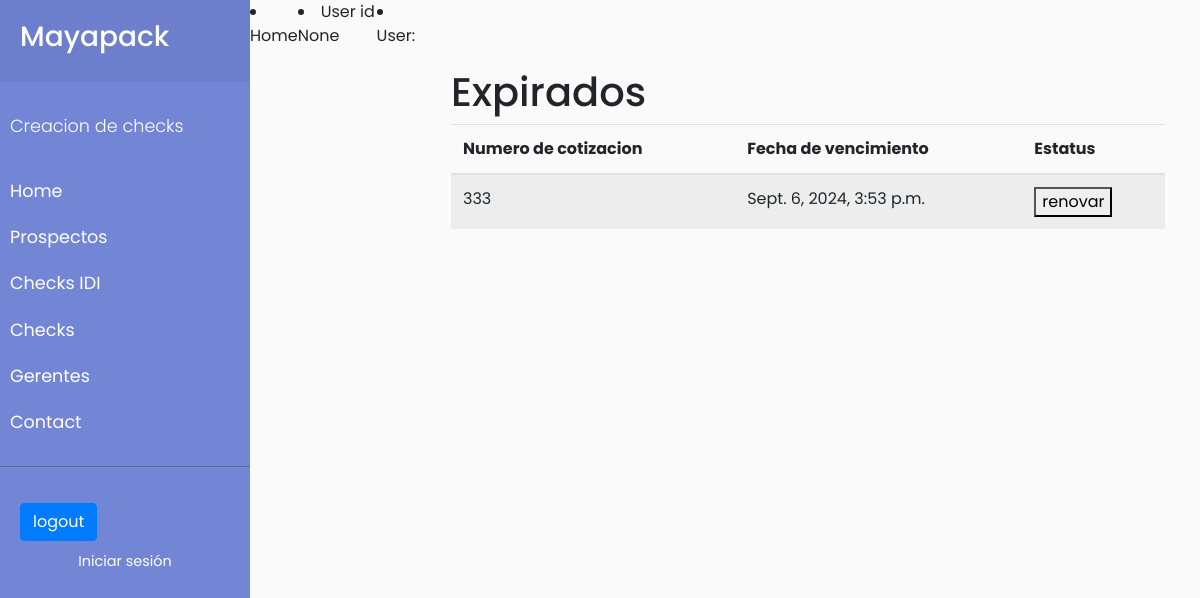
The page /renovaciones/1 on the database as committed earlier.
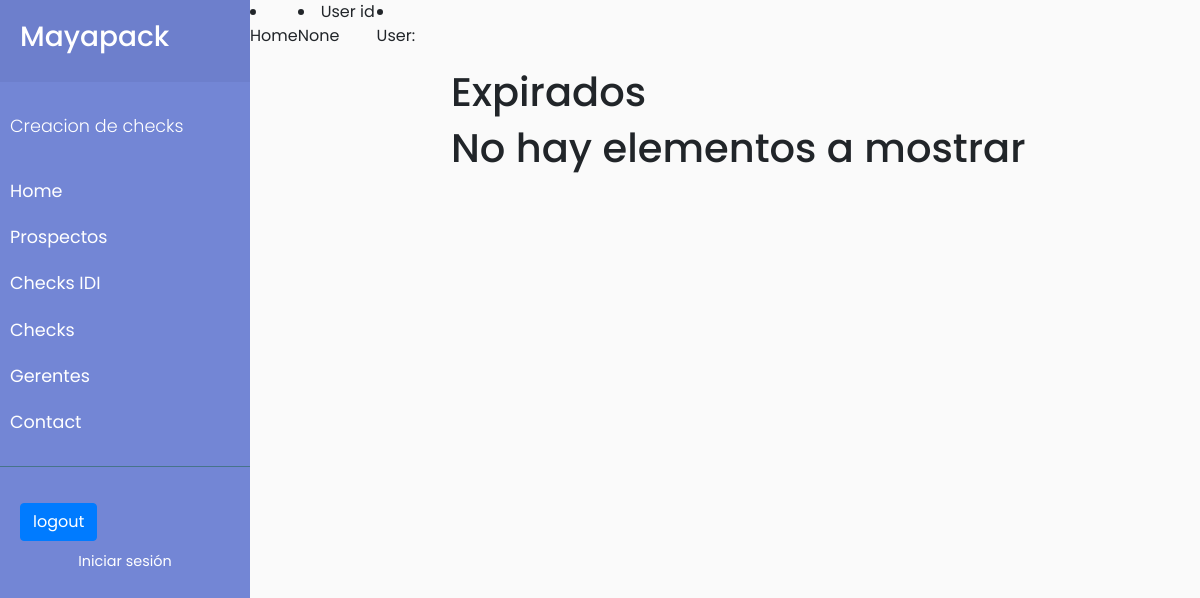
The same page on the database as committed later.
### cotizaciones/models.py (models this page shows, shortened)
class Check(models.Model):
    STATUS_CHOICES = [('pendiente', 'pendiente'),('aprobado', 'aprobado'),('rechazado', 'rechazado')]
    PRODUCT_CLASIFICATIOM= [('si', 'si'),('no', 'no')]
    nombre_gerente = models.CharField(max_length=100, null=True)
    numero_cotizacion = models.IntegerField(max_length=10, null=True,  blank=True)
    nombre_empresa = models.CharField(max_length=100, null=True, blank=True )
    nombre_proyecto = models.CharField(max_length=100, null=True, blank=True)
    volumen_estimado = models.IntegerField(null=True,blank=True)
    numero_tintas = models.IntegerField(null=True, blank=True)
    tecnologia_fabricacion = models.CharField(max_length=100, null=True, blank=True)
    lugar_entrega = models.CharField(max_length=100, null=True, blank=True)
    producto_nuevo = models.BooleanField(default=False, null=True, blank=True)
    fecha_solicitud = models.DateTimeField(default=datetime.now())
    precio_objetivo = models.IntegerField(max_length=10, null=True, blank=True)
    tipo_producto = models.CharField(max_length=100, null=True, blank=True)
    comentarios_adicionales = models.TextField(max_length=300, blank=True, null=True) #por si existe algun requerimiento en especifico para el proyecto
    frecuencia_compra = models.CharField(blank=True, max_length=100, null=True)
    estatus=models.ManyToManyField(Status, related_name='status', blank=True) # El estatus se refiere al estado en el pipeline de ventas
    estado=models.CharField(max_length=10, choices=STATUS_CHOICES, default='pendiente', blank=True) #Este estado se refiere a la clasificacion de IDI.
    motivo_rechazo =models.CharField( blank=True, max_length=100)
    autor=models.ForeignKey(User, on_delete=models.SET_NULL, null=True)
    fecha_expiracion=models.DateTimeField(default=timezone.now() + timedelta (days=10))
    vigente=models.BooleanField(default=True, null=True) #Vigencia del check
    cliente=models.CharField(max_length=100, null=True,  blank=True)
    categoria=models.ManyToManyField(Categoria, related_name='relevancia_check', blank=True) # relevancia de la categoria

### cotizaciones/views.py (the view)
# urls.py: path('renovaciones/<int:id>', views.renovaciones, name='renovar'),
def renovaciones(request, id ):
    check=Check.objects.filter(id=id)
    if request.method=='POST':
        for obj in check:
             obj.renovar_expiracion()
             print('exitoso')
        return render (request, 'cotizaciones/renew.html', {'check': check})
    else:
        return render (request, 'cotizaciones/renew.html', {'check': check})

### templates/cotizaciones/renew.html (shortened to what this page needs)
{% extends 'base.html' %}
{% block content %}
{% load static %}
<li><a href="{% url 'cotizaciones'%}">Home</a></li>
<li>User id {{ user.id }}</li>
<li>User: {{ user.get_username }}</li>
<div id="content">
    <div class="container mt-5">
        <h1>Expirados</h1>
        <table class="table table-striped">
                {% if check %}
                <thead>
                            <tr>
                                 <th scope="col">Numero de cotizacion</th>
                                 <th scope="col">Fecha de vencimiento</th>
                                 <th scope="col">Estatus</th>
                            </tr>
                            </thead>
                    {% for obj in  check %}
                            <tbody>
                                <tr>
                                    <td>{{obj.numero_cotizacion}}</td>
                                    <td>{{obj.fecha_expiracion}} </td>
                                   {% if  obj.vigente  %}
                                    <td>El objeto esta vigente</td>
                                    {% else %}
                                    <td>
                                    <form method="POST" action="{% url 'renovar' obj.id %}">
                                    <button type="submit">renovar </button>
                                    </form>
                                    </td>
                                    {% endif %}
                                </tr>
                                </tbody>
                    {% endfor %}
                {% else %}
                    <h1>No hay elementos a mostrar</h1>
                {% endif %}
        </table>
    </div>
     </div>
 {% endblock %}

Rows that differ between the two databases and show on the page:
removed Check: numero_cotizacion "333", fecha_expiracion "Sept. 6, 2024, 3:53 p.m.", vigente "renovar"
Other text that changed with them:
text no longer shown: "Numero de cotizacion Fecha de vencimiento Estatus"
text now shown: "No hay elementos a mostrar"
